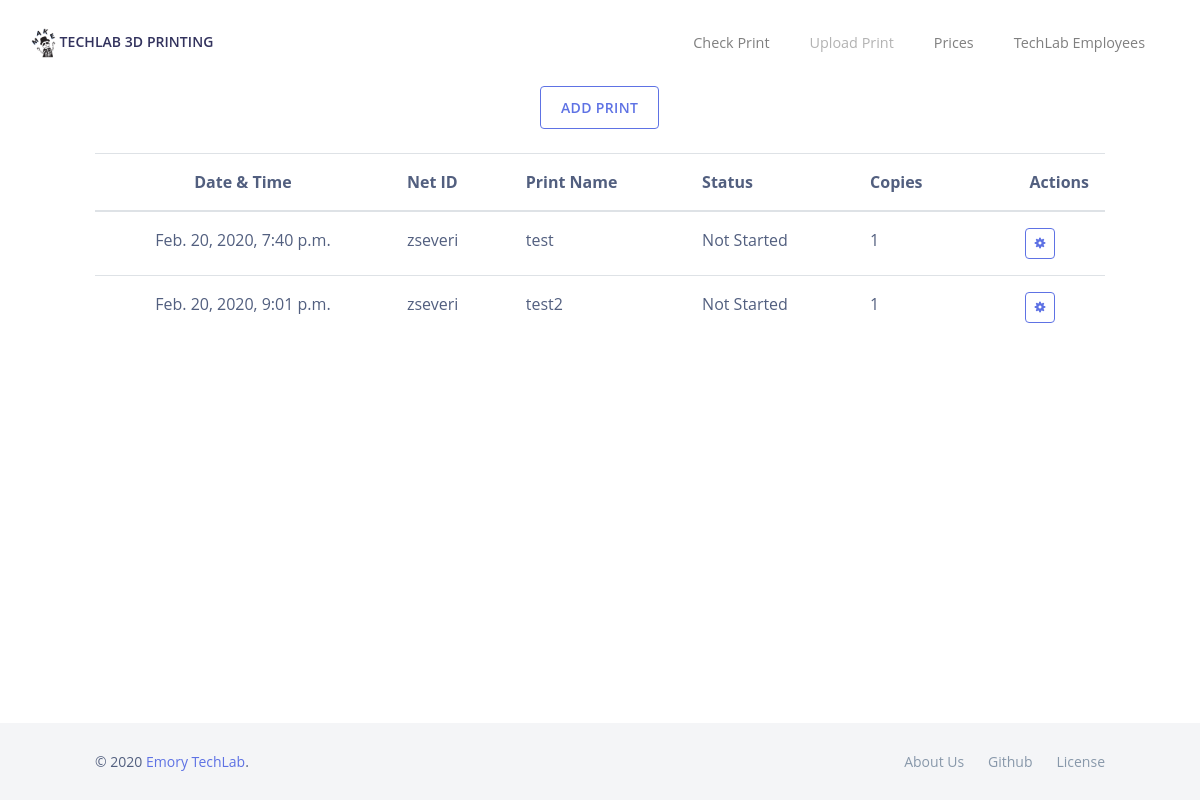
/employeeIndex/ (signed in), run on an earlier commit of the app's database.
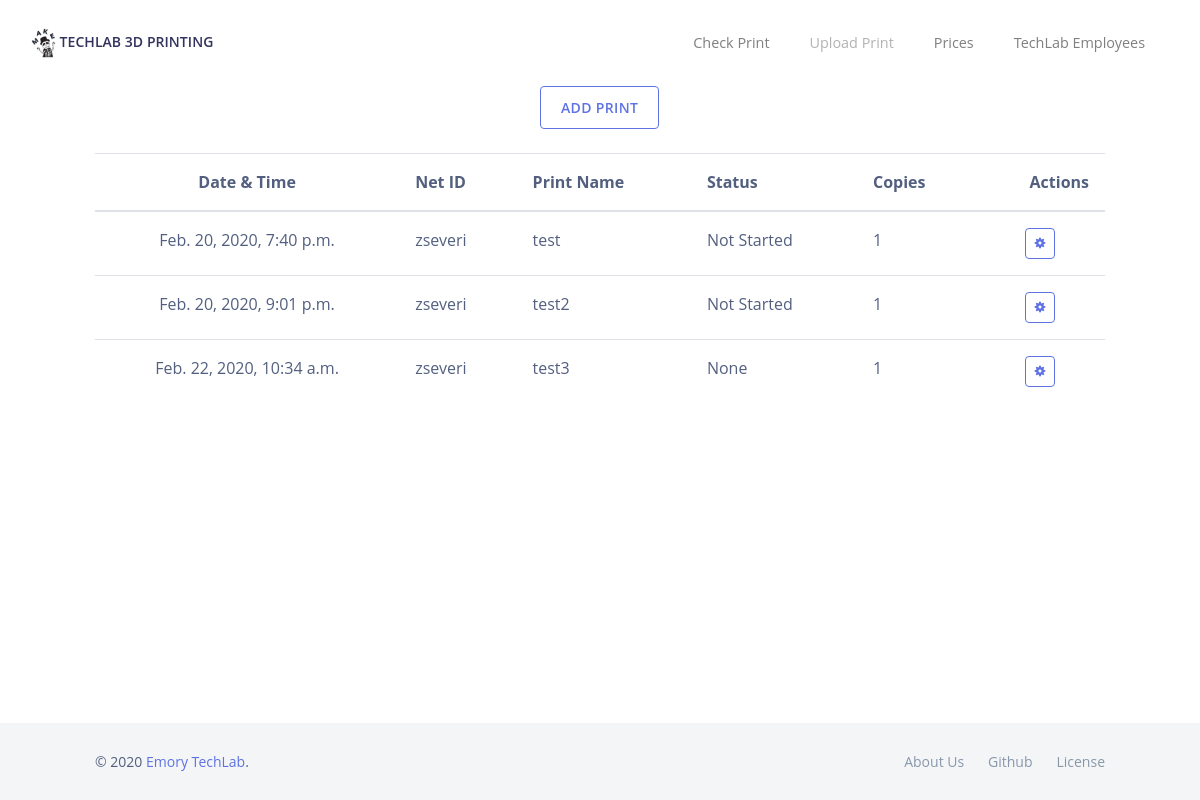
And on a later commit of the database.
### printList/models.py (models this page shows)
class Print(models.Model):
    intake_datetime = models.DateTimeField('Date')
    net_ID = models.CharField(max_length=10)
    email = models.EmailField(null=True, blank=True)
    print_name = models.CharField(max_length=200)
    usage = models.PositiveSmallIntegerField()
    file = models.FileField(upload_to="testFiles/", validators=[FileExtensionValidator(allowed_extensions=['3mf', 'gcode'])])
    copies = models.PositiveSmallIntegerField()
    print_Type = models.ForeignKey(PrintType, on_delete=models.CASCADE)
    color = models.ForeignKey(Color, on_delete=models.CASCADE)
    association = models.ForeignKey(Association, on_delete=models.CASCADE)
    resolution = models.ForeignKey(Resolution, on_delete=models.CASCADE)
    infill = models.ForeignKey(Infill, on_delete=models.CASCADE)
    purpose = models.ForeignKey(Purpose, on_delete=models.CASCADE)
    printer = models.ForeignKey(Printer, on_delete=models.CASCADE, null=True, blank=True)
    status = models.ForeignKey(Status, on_delete=models.CASCADE, null=True, blank=True)
    comment = models.TextField(null=True, blank=True)
    def __str__(self):
        return self.print_name

class Status(models.Model):
    status_text = models.CharField(max_length=20)
    def __str__(self):
        return self.status_text

### printList/views.py (the view)
# urls.py: path('employeeIndex/', views.employeeIndex.as_view(), name='employeeIndex')
class employeeIndex(LoginRequiredMixin, generic.ListView):
    model = Print
    template_name = 'employeeIndex.html'

### printList/models.py (called while the page is built)
    def __str__(self):
        return self.type_text

    def __str__(self):
        return self.color_text

    def __str__(self):
        return self.res_text

    def __str__(self):
        return self.infill_text

### printList/templates/employeeIndex.html (shortened to what this page needs)
<!DOCTYPE html>
<html lang="en">
    <head>
        {%  load static %}
        <link href={% static '/assets/css/nucleo-icons.css' %} rel="stylesheet">
        <link href="https://use.fontawesome.com/releases/v5.0.6/css/all.css" rel="stylesheet">
        <link type="text/css" href= {% static '/assets/css/argon-design-system.min.css' %} rel="stylesheet">
    </head>
    <body>
        <nav id="navbar-main" class="navbar navbar-expand-lg navbar-light ">
            <div class="container-fluid">
                <a class="navbar-brand" href="../ ">
                    <img src="../static/assets/img/brand/dooley.png">
                    TechLab 3D Printing
                </a>
                <div class="collapse navbar-collapse" id="navbar-default">
                    <ul class="navbar-nav ml-lg-auto">
                        <li class="nav-item">
                            <a class="nav-link" href="/printCheck">Check Print</a>
                        </li>
                        <li class="nav-item">
                            <a class="nav-link disabled" href="/printUpload">Upload Print</a>
                        </li>
                        <li class="nav-item">
                            <a class="nav-link" href="/printPrices">Prices</a>
                        </li>
                        <li class="nav-item">
                            <a class="nav-link" href="/accounts/login">TechLab Employees</a>
                        </li>
                    </ul>
                </div>
            </div>
        </nav>
        <div class="d-flex justify-content-center">
            <button type="button" class="btn btn-outline-primary justify-content-center" data-toggle="modal" data-target="#newPrintModal">
             Add Print
            </button>
        </div>
        <div class="container  mt-md-4 mb-md-4">
            <table class="table">
                <thead>
                    <tr>
                        <th class="text-center">Date & Time</th>
                        <th>Net ID</th>
                        <th>Print Name</th>
                        <th>Status</th>
                        <th>Copies</th>
                        <th class="text-right">Actions</th>
                    </tr>
                </thead>
                <tbody>
                    {% for print in print_list %}
                    <tr>
                        <td class="text-center">{{ print.intake_datetime }}</td>
                        <td>{{ print.net_ID }}</td>
                        <td>{{ print.print_name }}</td>
                        <td>{{ print.status }}</td>
                        <td>{{ print.copies }}</td>
                        <td class="td-actions text-center">
                          <button type="button" rel="tooltip" class="open-PrintInfo btn btn-outline-primary btn-sm "
                                  data-name="{{ print }}" data-status="{{ print.status }}" data-netid="{{ print.net_ID }}" data-printtype="{{ print.print_Type }}"
                                  data-color="{{ print.color }}" data-resolution="{{ print.resolution }}" data-infill="{{ print.infill }}"
                                  data-printer="{{ print.printer }}" data-copies="{{ print.copies }}" data-comment="{{ print.comment}}"
                                  data-toggle="modal" href="#printModal">
                            <i class="ni ni-settings-gear-65 pt-1"></i>
                          </button>
                        </td>
                    </tr>
                    {% endfor %}
                </tbody>
            </table>
        </div>
    </body>
    <footer class="footer mt-md-4" id="footer">
      <div class="container">
        <div class="row align-items-center justify-content-md-between">
          <div class="col-md-6">
            <div class="copyright">
              &copy; 2020 <a href="http://it.emory.edu/studentdigitallife/study_production_spaces/tech-lab/index.html" target="_blank">Emory TechLab</a>.
            </div>
          </div>
          <div class="col-md-6">
            <ul class="nav nav-footer justify-content-end">
              <li class="nav-item">
                <a href="http://it.emory.edu/studentdigitallife/study_production_spaces/tech-lab/3DFabrication.html" class="nav-link" target="_blank">About Us</a>
              </li>
              <li class="nav-item">
                <a href="https://github.com/EmoryTechlab" class="nav-link" target="_blank">Github</a>
              </li>
              <li class="nav-item">
                <a href="https://www.gnu.org/licenses/gpl-3.0.en.html" class="nav-link" target="_blank">License</a>
              </li>
            </ul>
          </div>
        </div>
      </div>
    </footer>
</html>

### printList/templates/employeeIndex.html (style rules this page uses)
#footer { position: fixed; bottom: 0; width: 100%; }

What changed in the data, as far as the page shows it:
added Print: intake_datetime "Feb. 22, 2020, 10:34 a.m.", net_ID "zseveri", print_name "test3", status "None", copies "1"
